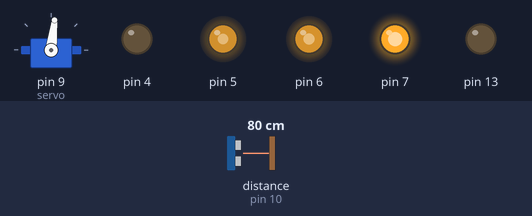
A sketch run on a simulated Arduino Uno, built with avr-gcc and run on an emulated ATmega328P. On the bench: servo, output pins drawn as LEDs (lit = HIGH). Wiring (inferred from the names in the program): ultrasonic range finder: trigger pin 11; echo pin 10. The inputs (shaded band) are chosen by the test bench; at power-on: distance to the obstacle (sensor on pin 10) 80 cm. The echo pulse lasts 58.3 µs per cm; pins used as bus, display or sensor lines are not drawn.

Above: at 1.8 s.
1.9 s: distance to the obstacle (sensor on pin 10) set to 34 cm
3.4 s: distance to the obstacle (sensor on pin 10) set to 26 cm
At 6.3 s:
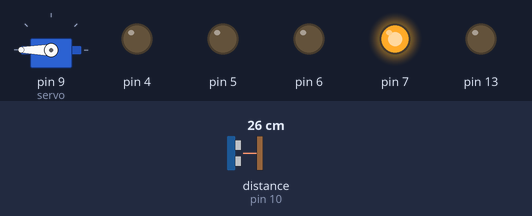
6.6 s: distance to the obstacle (sensor on pin 10) set to 35 cm
At 8.0 s:
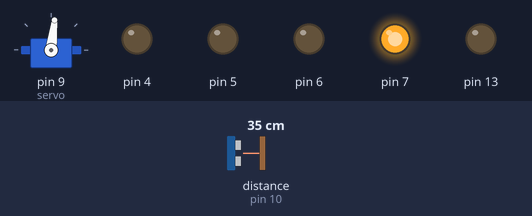
9.6 s: distance to the obstacle (sensor on pin 10) set to 2 cm
At 10.4 s:
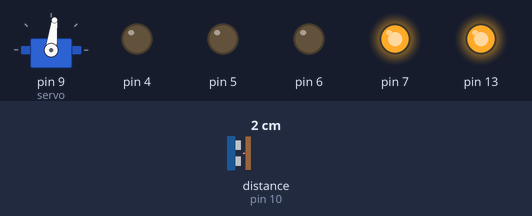
Timing chart, 0 to 16.4 s (numbered marks = the images above; inputs shaded):
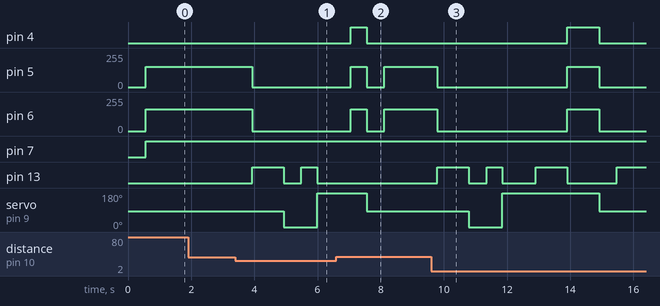

The sketch:

obstacle_avoiding_final.ino
```cpp
#include<Servo.h>
#define echoPin 10
#define trigPin 11
Servo servo;
int val,v;
int Range = 30;
int a=152;
int b=162;
int sonardelay=58;
int rightturndelay=500;
int leftturndelay=500;
int uturndelay=1000;
long duration, distance;

void setup() {
  Serial.begin (9600);
  servo.attach(9);
 servoforword();
 digitalWrite(13,LOW);
 pinMode(trigPin, OUTPUT);
 pinMode(echoPin, INPUT);

 pinMode(13,OUTPUT);

  pinMode(4,OUTPUT);
  pinMode(5,OUTPUT);
  pinMode(6,OUTPUT);
  pinMode(7,OUTPUT);

}

void loop() {
  digitalWrite(13,LOW); servoforword(); delay(500);
  sonar(); delay(sonardelay);

 if(distance >= Range){forword();}

 else{
    digitalWrite(13,HIGH); stop(); delay(1000);
    digitalWrite(13,LOW);
    servoright(); delay(500);
    sonar(); delay(sonardelay);

    if(distance >= Range){
      stop();
      rightturn();delay(rightturndelay); stop();
    }

    else{
      stop();
      digitalWrite(13,HIGH);delay(500);
      digitalWrite(13,LOW);
      servoleft(); delay(1000);
      sonar(); delay(sonardelay);

        if(distance >= Range){
          stop();
          leftturn();delay(leftturndelay);
          stop();
          }
        else{
          stop();
          digitalWrite(13,HIGH); delay(1000);
          digitalWrite(13,LOW);
          leftturn();delay(uturndelay);
          stop();
          }
      }
    }
}


void stop(){
  digitalWrite(4,LOW);
  analogWrite(5,0);
  analogWrite(6,0);
  digitalWrite(7,HIGH);
  }
void forword(){
  digitalWrite(4,LOW);
  analogWrite(5,a);
  analogWrite(6,b);
  digitalWrite(7,HIGH);
  }


void leftturn(){
  digitalWrite(4,HIGH);
  analogWrite(5,a);
  analogWrite(6,b);
  digitalWrite(7,HIGH);
  }
void rightturn(){
  digitalWrite(4,LOW);
  analogWrite(5,a);
  analogWrite(6,b);
  digitalWrite(7,LOW);
  }

void sonar(){
  digitalWrite(trigPin, LOW);
  delayMicroseconds(2);
  digitalWrite(trigPin, HIGH);
  delayMicroseconds(10);
  digitalWrite(trigPin, LOW);
  duration = pulseIn(echoPin, HIGH);
  distance = duration/58.4;
  }

void servoforword(){
  val=map(83,0,180,0,180);
  servo.write(val);
  }

void servoleft(){
  val=map(180,0,180,0,180);
  servo.write(val);
  }

void servoright(){
  val=map(0,0,180,0,180);
  servo.write(val);
  }
```

Measured:
- the behaviour switches between 31 and 30 cm on distance to the obstacle (sensor on pin 10) (found by bisection; images 0 and 1)
- after the input at 1.9 s, every drawn part: stays the same
- after the input at 3.4 s, pin 5: 152/255 → 0/255 after 0.53 s; pin 6: 162/255 → 0/255 after 0.53 s; pin 13: LOW → HIGH after 0.53 s, → LOW 1.0 s later, → HIGH 0.56 s later, → LOW 0.50 s later; servo on pin 9 (servo): 83° → 0° after 1.5 s, → 180° 1.1 s later
- after the input at 6.6 s, pin 13: stays LOW (without the input it goes to HIGH after 0.45 s); servo on pin 9 (servo): 180° → 83° after 0.95 s instead of 2.5 s
- after the input at 9.6 s, pin 4: LOW → HIGH after 4.3 s, → LOW 1.0 s later; pin 5: 152/255 → 0/255 after 0.19 s, → 152/255 4.1 s later, → 0/255 1.0 s later
